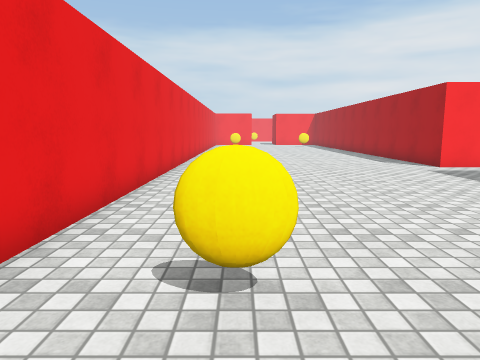
[1] (above)

21 first-person views from a walk through a scene from a Unity 3-D project. The camera is 1.3 m above the floor, tilts 8° down and sees 70° across. The floor is counted in squares, 1 m on a side. Each view is taken from the middle of a square. On the plan, view 1 faces up. The plan holds only what a view shows up to about 15 squares ahead; the rest is blank. The place goes on beyond the plan. The player character is not drawn. Door leaves are left out, so doorways stand open. Surface patterns are stand-ins for the level's own textures.

[2]
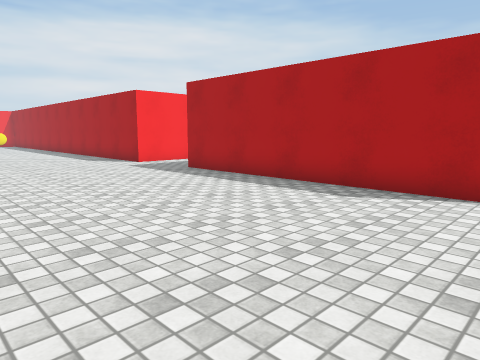

[3]
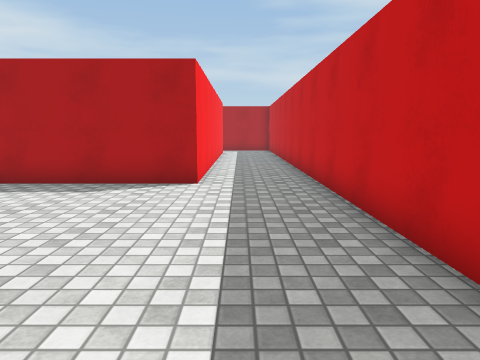

[4]
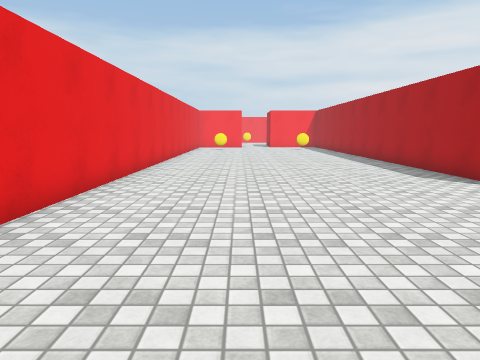

[5]
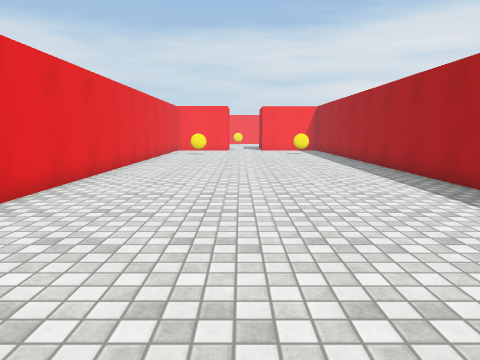

[6]
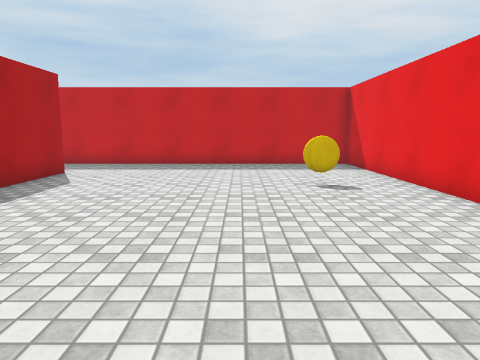

[7]
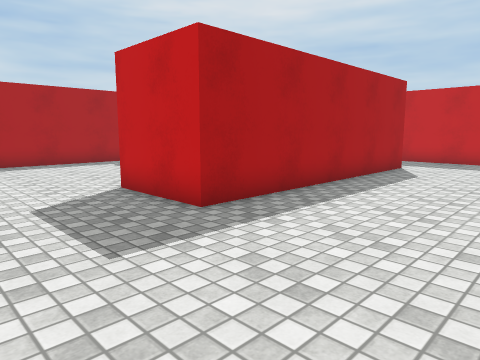

[8]
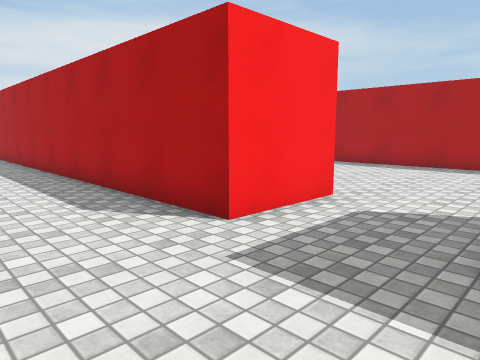

[9]
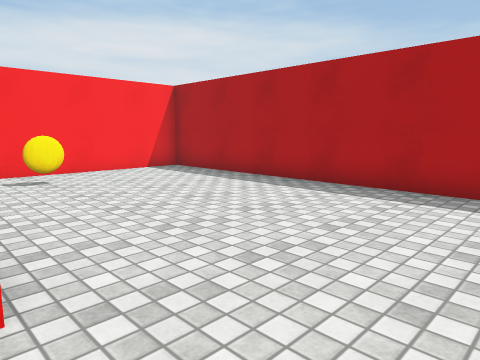

[10]
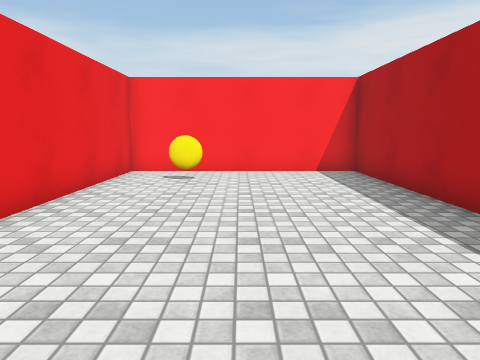

[11]
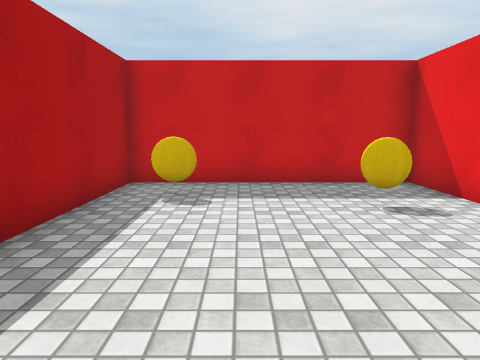

[12]
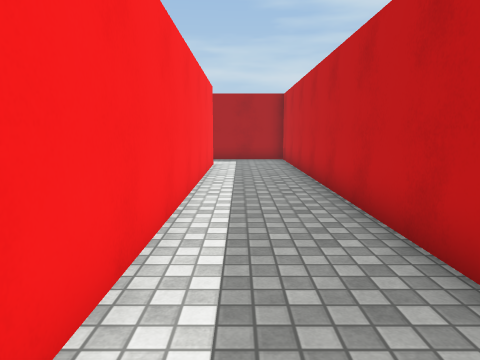

[13]
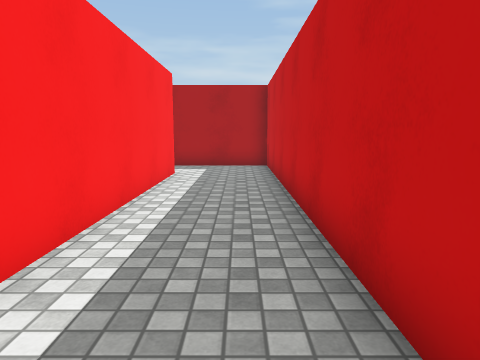

[14]
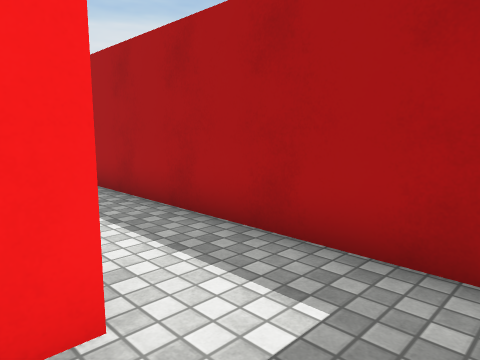

[15]
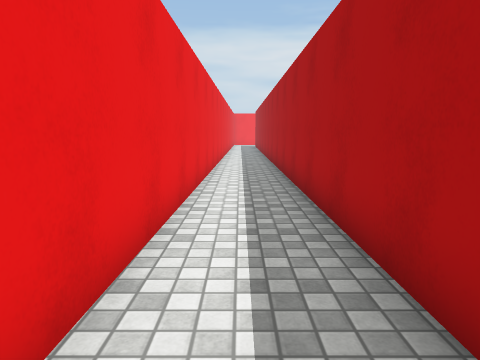

[16]
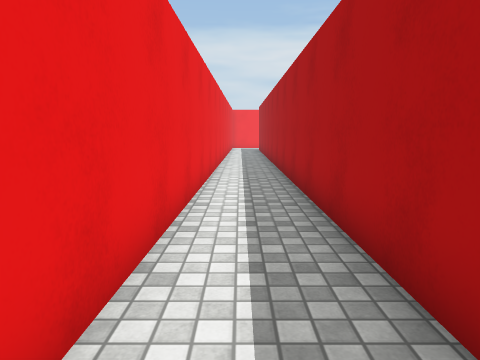

[17]
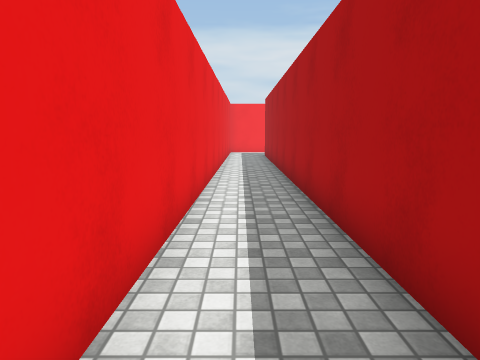

[18]
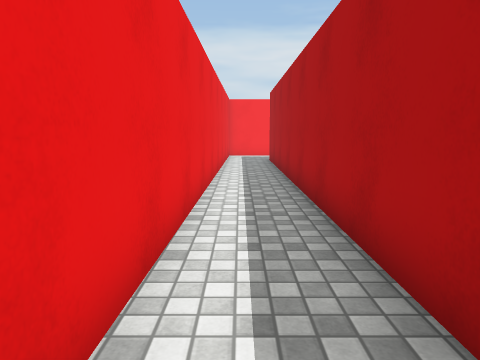

[19]
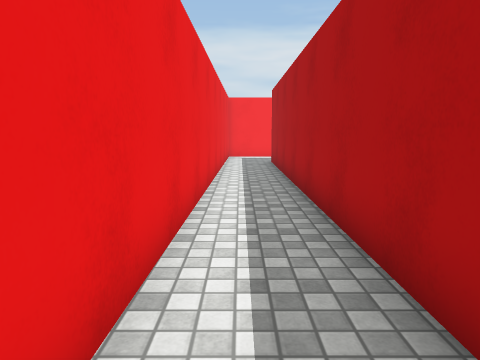

[20]
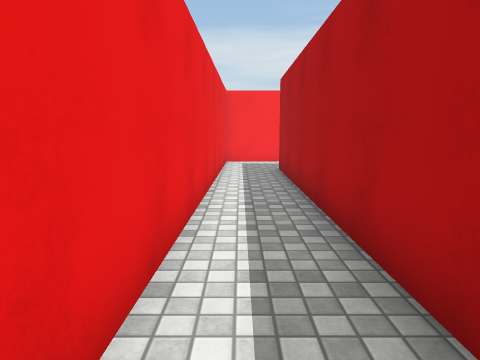

[21]
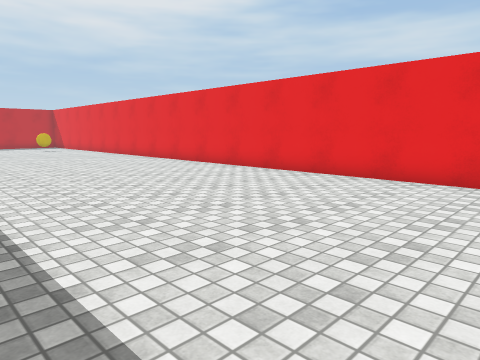

### Floor plan
Points are (right, up) in squares from view 1. A wall is a line through its corners. A room is listed if a view was taken in it or the views show most of it. See-through windows are left out.
Room 1 (views 1, 2, 3, 4, 5, 6, 7, 8, 12, 13, 14, 15, 16, 17, 18, 19, 20, 21)
walls: (7.4, 12.6) (7.4, 27.1); (-2.4, 26.4) (-2.4, -3.1) (23.4, -3.1) (23.4, 28.5); (20.9, 0.1) (7.6, 0.1) (7.6, 9.3); (21.3, 28.5) (20.9, 1.4)
ways out: open door at (8, 11) to room 2
Room 2 (views 9, 10, 11)
walls: (10.5, 12.6) (7.4, 12.6); (10.6, 6.9) (10.6, 4.2) (17.8, 4.2) (17.8, 21.4) (10.4, 21.4) (10.4, 15); (7.6, 9.3) (10.6, 9.3)
ways out: open door at (8, 11) to room 1; gap at (17, 6)

Where each view was taken, in squares from view 1:
view 1: 0 up, 0 right, facing up
view 2: 1 down, 0 right, facing up-right
view 3: 1 down, 1 left, facing right
view 4: 5 up, 1 right, facing up
view 5: 10 up, 2 right, facing up
view 6: 11 up, 2 right, facing down
view 7: 13 up, 3 right, facing down-right
view 8: 9 up, 4 right, facing up-right
view 9: 10 up, 10 right, facing up-right
view 10: 10 up, 14 right, facing up
view 11: 13 up, 15 right, facing down
view 12: 1 down, 7 right, facing right
view 13: 2 down, 10 right, facing right
view 14: 2 down, 20 right, facing up-right
view 15: 0 up, 22 right, facing up
view 16: 6 up, 22 right, facing up
view 17: 12 up, 22 right, facing up
view 18: 15 up, 22 right, facing up
view 19: 16 up, 22 right, facing up
view 20: 19 up, 22 right, facing up
view 21: 28 up, 7 right, facing down-left
